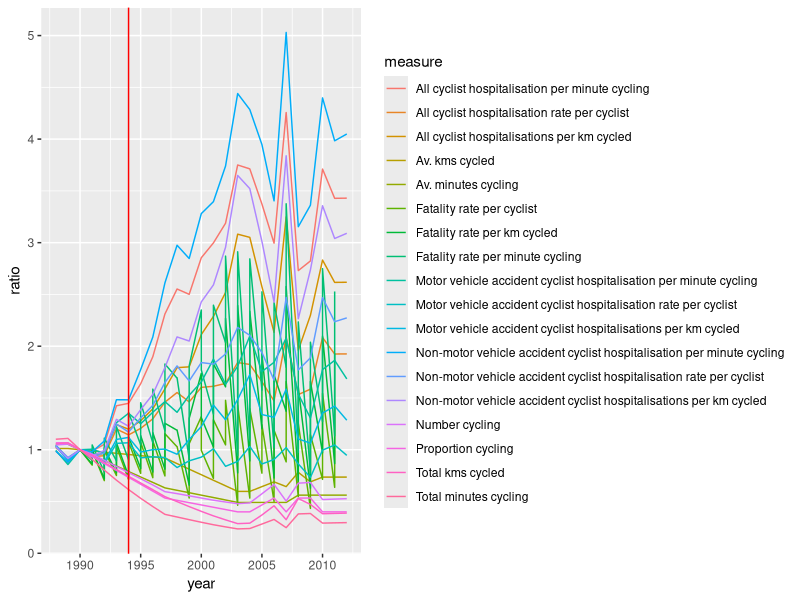

R code for this plot:
year <- 1988:2012
fatalities <- c(NA,NA,27,22,17,17,15,15,13,12,16,8,19,10,14,6,7,12,9,12,10,8,10,9,NA)
police.reported.injuries <- c(NA,NA,1054,1000,941,910,882,813,754,724,626,619,559,696,771,722,716,751,833,880,895,825,844,783,NA)
non.motor.vehicle.hosp <- c(1000,898,921,819,802,964,840,867,868,904,960,851,905,862,878,962,943,1026,1024,1146,1104,1189,1180,1078,1104)
motor.vehicle.hosp <- c(358,311,327,298,253,291,272,217,201,180,156,162,162,169,136,139,164,162,197,168,191,164,169,179,163)
nz.pop.5yrs.plus <- c(3068620,3091186,3128430,3208500,3239820,3278160,3324730,3379040,3439070,3490580,3526110,3551560,3576800,3605810,3669980,3745630,3804200,3851490,3900690,3938390,3971080,4012270,4058360,4093180,4123720)

# Tables 5,6 and 7 from http://www.transport.govt.nz/assets/Import/Documents/Cycling-2013.pdf
library(zoo)
survey.midpoints <- 1988:2012
prop.cycling.surveys <- c(NA,8,NA,NA,NA,NA,NA,NA,NA,4,NA,NA,NA,NA,NA,3,3,NA,4,3,4,4,3,NA,NA)
av.mins.cycling.surveys <- c(NA,15,NA,NA,NA,NA,NA,NA,NA,9,NA,NA,NA,NA,NA,7,7,NA,7,7,8,8,8,NA,NA)
av.kms.cycling.surveys <- c(NA,2.2,NA,NA,NA,NA,NA,NA,NA,2.0,NA,NA,NA,NA,NA,1.3,1.3,NA,1.5,1.4,1.7,1.5,1.6,NA,NA)

prop.cycling.surveys.ts <- zoo(x=prop.cycling.surveys,order.by=survey.midpoints)
av.mins.cycling.surveys.ts <- zoo(x=av.mins.cycling.surveys,order.by=survey.midpoints)
av.kms.cycling.surveys.ts <- zoo(x=av.kms.cycling.surveys,order.by=survey.midpoints)

prop.cycling <- na.fill(prop.cycling.surveys.ts,"extend")
av.mins.cycling <- na.fill(av.mins.cycling.surveys.ts,"extend")
av.kms.cycling <- na.fill(av.kms.cycling.surveys.ts,"extend")
num.cycling <- nz.pop.5yrs.plus * prop.cycling
mins.cycling <- num.cycling * av.mins.cycling
kms.cycling <- num.cycling * av.kms.cycling


n90 <- function (x) { x / rep(x[3],length(x))}

nz.cyclists <- data.frame(ratio=n90(prop.cycling),year=year,measure="Proportion cycling")
nz.cyclists <- rbind(nz.cyclists, data.frame(ratio=n90(av.mins.cycling),year=year,measure="Av. minutes cycling"))
nz.cyclists <- rbind(nz.cyclists, data.frame(ratio=n90(av.kms.cycling),year=year,measure="Av. kms cycled"))
nz.cyclists <- rbind(nz.cyclists, data.frame(ratio=n90(num.cycling),year=year,measure="Number cycling"))
nz.cyclists <- rbind(nz.cyclists, data.frame(ratio=n90(mins.cycling),year=year,measure="Total minutes cycling"))
nz.cyclists <- rbind(nz.cyclists, data.frame(ratio=n90(kms.cycling),year=year,measure="Total kms cycled"))
                                          
fatality.rate.per.cyclist <- fatalities/num.cycling
fatality.rate.per.min <- fatalities/mins.cycling
fatality.rate.per.km <- fatalities/kms.cycling

nz.cyclists <- rbind(nz.cyclists, data.frame(ratio=n90(fatality.rate.per.cyclist),year=year,measure="Fatality rate per cyclist"))
nz.cyclists <- rbind(nz.cyclists, data.frame(ratio=n90(fatality.rate.per.min),year=year,measure="Fatality rate per minute cycling"))
nz.cyclists <- rbind(nz.cyclists, data.frame(ratio=n90(fatality.rate.per.km),year=year,measure="Fatality rate per km cycled"))
                                                               
police.reported.injuries.rate.per.cyclist <- police.reported.injuries/num.cycling
police.reported.injuries.rate.per.min <- police.reported.injuries/mins.cycling
police.reported.injuries.rate.per.km <- police.reported.injuries/kms.cycling

nz.cyclists <- rbind(nz.cyclists, data.frame(ratio=n90(police.reported.injuries.rate.per.cyclist),year=year,measure="Fatality rate per cyclist"))
nz.cyclists <- rbind(nz.cyclists, data.frame(ratio=n90(police.reported.injuries.rate.per.min),year=year,measure="Fatality rate per minute cycling"))
nz.cyclists <- rbind(nz.cyclists, data.frame(ratio=n90(police.reported.injuries.rate.per.km),year=year,measure="Fatality rate per km cycled"))


non.motor.vehicle.hosp.rate.per.cyclist <- non.motor.vehicle.hosp/num.cycling
non.motor.vehicle.hosp.rate.per.min <- non.motor.vehicle.hosp/mins.cycling
non.motor.vehicle.hosp.per.km <- non.motor.vehicle.hosp/kms.cycling

nz.cyclists <- rbind(nz.cyclists, data.frame(ratio=n90(non.motor.vehicle.hosp.rate.per.cyclist),year=year,measure="Non-motor vehicle accident cyclist hospitalisation rate per cyclist"))
nz.cyclists <- rbind(nz.cyclists, data.frame(ratio=n90(non.motor.vehicle.hosp.rate.per.min),year=year,measure="Non-motor vehicle accident cyclist hospitalisation per minute cycling"))
nz.cyclists <- rbind(nz.cyclists, data.frame(ratio=n90(non.motor.vehicle.hosp.per.km),year=year,measure="Non-motor vehicle accident cyclist hospitalisations per km cycled"))

motor.vehicle.hosp.rate.per.cyclist <- motor.vehicle.hosp/num.cycling
motor.vehicle.hosp.rate.per.min <- motor.vehicle.hosp/mins.cycling
motor.vehicle.hosp.per.km <- motor.vehicle.hosp/kms.cycling

nz.cyclists <- rbind(nz.cyclists, data.frame(ratio=n90(motor.vehicle.hosp.rate.per.cyclist),year=year,measure="Motor vehicle accident cyclist hospitalisation rate per cyclist"))
nz.cyclists <- rbind(nz.cyclists, data.frame(ratio=n90(motor.vehicle.hosp.rate.per.min),year=year,measure="Motor vehicle accident cyclist hospitalisation per minute cycling"))
nz.cyclists <- rbind(nz.cyclists, data.frame(ratio=n90(motor.vehicle.hosp.per.km),year=year,measure="Motor vehicle accident cyclist hospitalisations per km cycled"))

all.hosp=non.motor.vehicle.hosp+motor.vehicle.hosp
all.hosp.rate.per.cyclist <- all.hosp/num.cycling
all.hosp.rate.per.min <- all.hosp/mins.cycling
all.hosp.per.km <- all.hosp/kms.cycling

nz.cyclists <- rbind(nz.cyclists, data.frame(ratio=n90(all.hosp.rate.per.cyclist),year=year,measure="All cyclist hospitalisation rate per cyclist"))
nz.cyclists <- rbind(nz.cyclists, data.frame(ratio=n90(all.hosp.rate.per.min),year=year,measure="All cyclist hospitalisation per minute cycling"))
nz.cyclists <- rbind(nz.cyclists, data.frame(ratio=n90(all.hosp.per.km),year=year,measure="All cyclist hospitalisations per km cycled"))

library(ggplot2)

p <- ggplot(nz.cyclists) + geom_line(aes(x=year,y=ratio,colour=measure)) + geom_vline(xintercept=1994,color="red")
p





